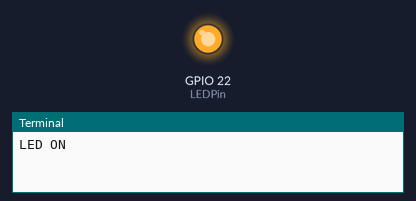
The program below on a simulated Raspberry Pi (BCM pin numbers). Parts: output pins drawn as LEDs (lit = HIGH), the last lines printed to the terminal. At 12.0 s the program stops and its outputs stay as they are.

Above: at 1.5 s.
At 3.5 s:
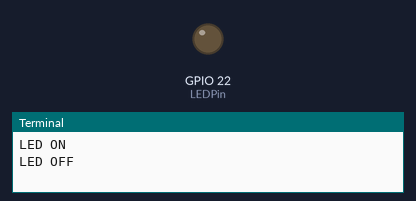
Timing chart, 0 to 5.2 s (numbered marks = the images above):
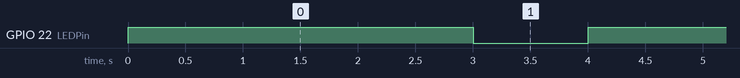

The program:

LEDblink.py
```python
import RPi.GPIO as GPIO
from time import sleep

GPIO.setmode(GPIO.BCM)

blinkCount = 3
count = 0
LEDPin = 22

# Setup the pin the LED is connected to
GPIO.setup(LEDPin, GPIO.OUT)

try:
    while count < blinkCount:
        GPIO.output(LEDPin, True)
        print("LED ON")
        sleep(3)
        GPIO.output(LEDPin, False)
        print("LED OFF")
        sleep(1)
        count += 1
finally:
    # Reset the GPIO Pins to a safe state
    GPIO.cleanup()
```

Measured:
- by itself, GPIO 22 (LEDPin): alternates HIGH for 3.0 s and LOW for 1.0 s
